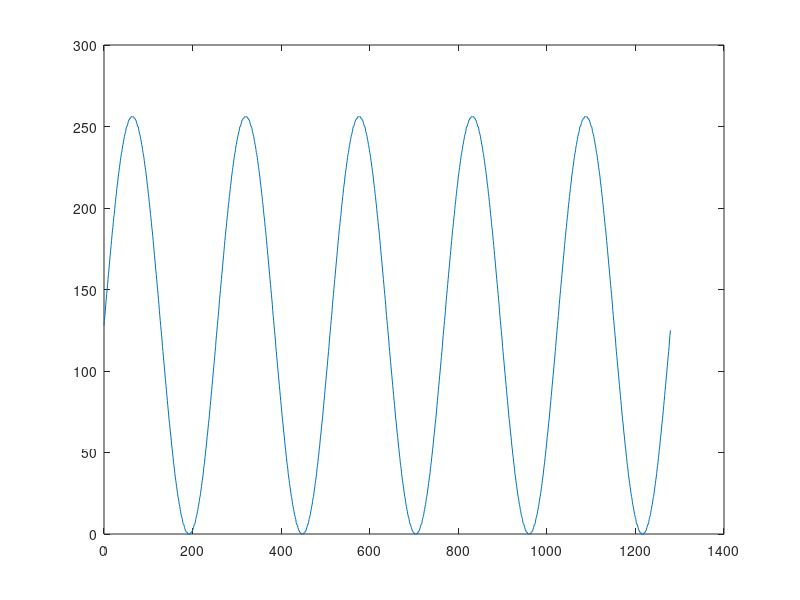

MATLAB code to generate this figure:
% Generamos la lista de muestras (1 ciclo)
n = 256;
i = 1;
listaY = zeros(1, 256);
listaX = zeros(1, 256);
while i < n + 1
    x = i - 1;
    listaY(i) = int16(128*sin((2*pi/256)*x) + 128);
    listaX(i) = x;
    i = i + 1;  
end

% Probamos con n ciclos
i = 0;
n = 5;
listaFinalY = [];
listaFinalX = [];
while i < n
    auxY = listaFinalY;
    auxX = listaFinalX;
    listaFinalY = [auxY, listaY];
    listaFinalX = [auxX, listaX + i*256];
    i = i + 1;
end

plot(listaFinalX, listaFinalY);

